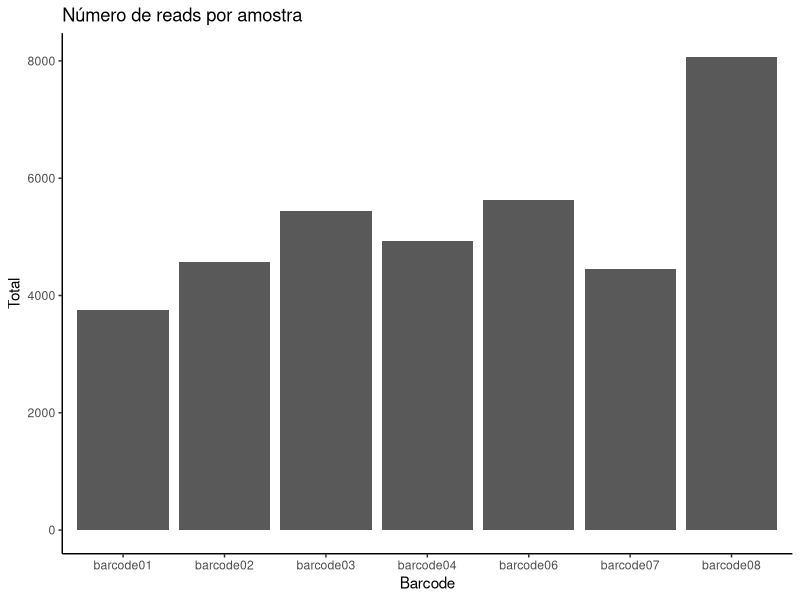
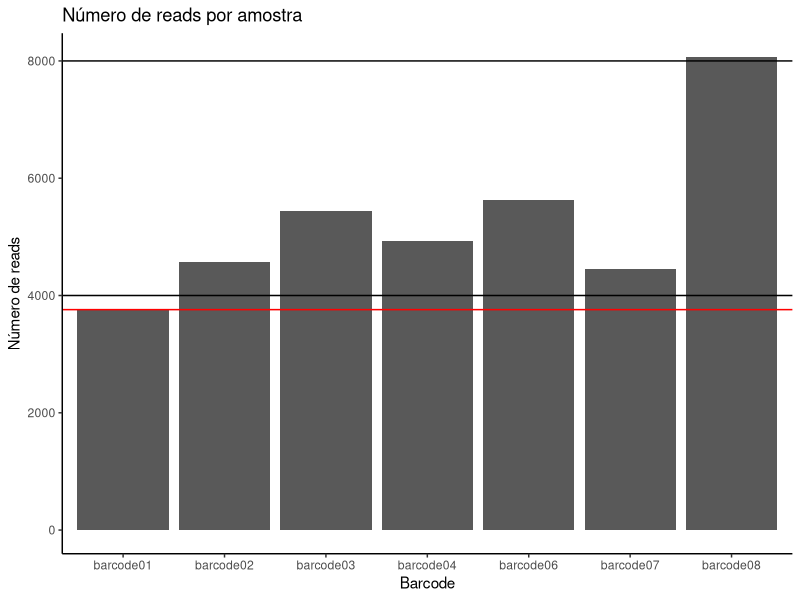
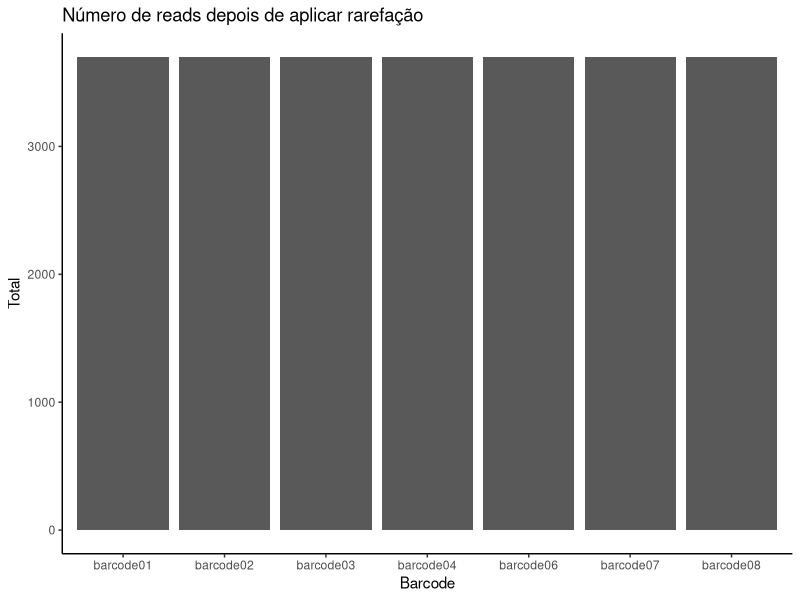
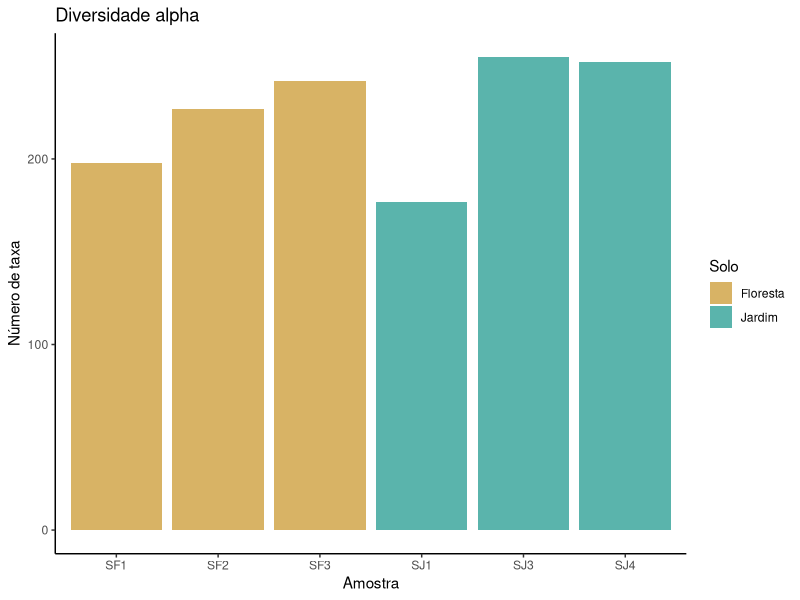
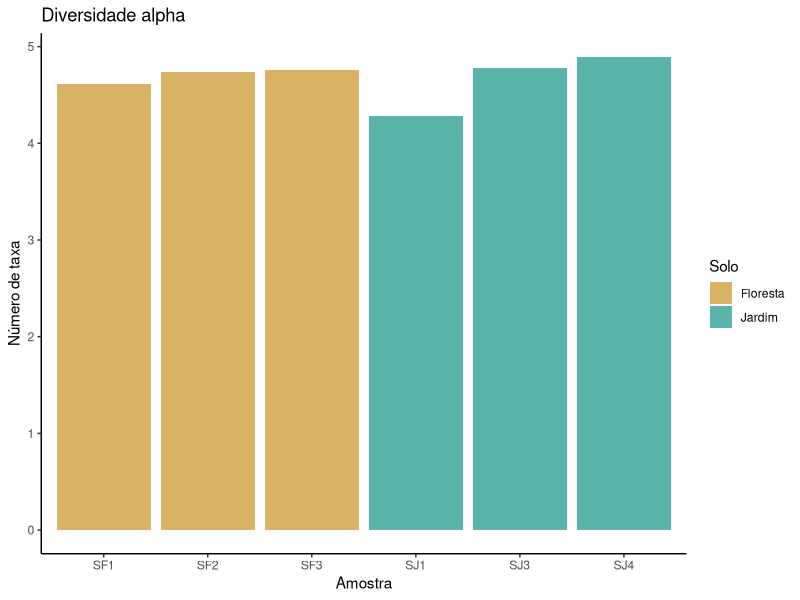
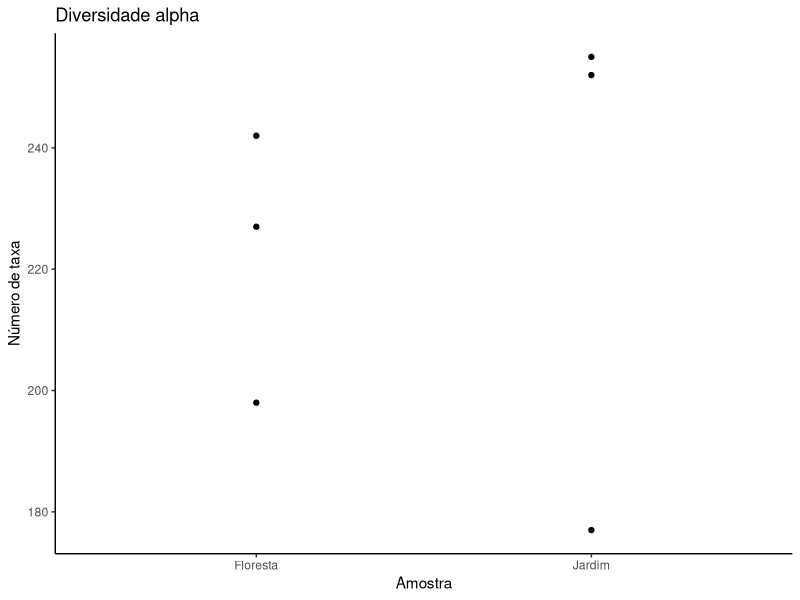
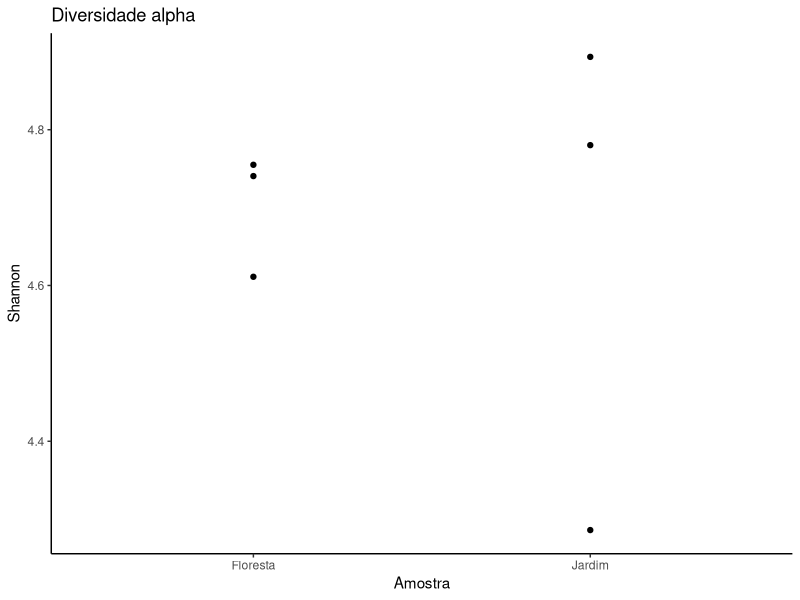
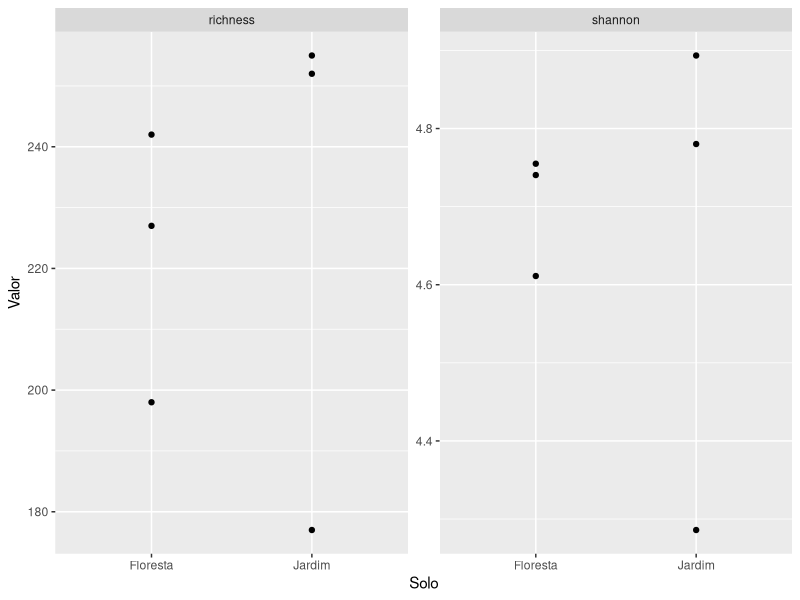

Source code (R) for these figures, in order:
## ---- chunk 1
library(dplyr)
library(tidyr)
library(stringr)
library(ggplot2)
library(vegan)
## ---- chunk 2
# Importar metadados
metadata <- read.csv("./data/metadata.csv")
# Ver a tabela de metadados
View(metadata)

# Importar tabelas de abundância
abundance <- read.table("./data/abundance_table_genus.tsv", sep = "\t", header = TRUE)
# Ver a tabela de abundância
View(abundance)

# Não precisamos da coluna com os valores totais
abundance <- abundance %>% select(-total)
## ---- chunk 3
# Verificar estrutura dos metadados
str(metadata)
## ---- chunk 4
# verificar estrutura da tabela de abundância
str(abundance)
## ---- chunk 5
# Mudar colunas para formato correto
metadata_clean <- metadata %>%
  mutate(Grupo = as.factor(Grupo),
         Local = as.factor(Local),
         Solo = as.factor(Solo),
         Latitude = as.double(Latitude),
         Longitude = as.double(Longitude),
         ID = as.factor(ID),
         Barcode = as.factor(Barcode))

# Corrigir o tipo de solo
metadata_clean <- metadata_clean %>% 
  mutate(Solo = case_when(str_detect(Solo, "Solo Floresta") ~ "Floresta",
                          str_detect(Solo, "Solo Jardim") ~ "Jardim",
                          TRUE ~ NA))

# Remover barcode05
metadata_clean <- metadata_clean %>% 
  filter(Barcode != "barcode05")
# Guardar o nome dos barcodes
barcodes <- metadata_clean$Barcode
## ---- chunk 6
# calcular o número total de reads
total_reads <- data.frame(Total = colSums(abundance[,2:8]),
                          Barcode = metadata_clean$Barcode)
# Ver o número total de reads por amostra
total_reads %>% 
  ggplot(aes(x = Barcode, y = Total)) + 
  geom_col() + 
  theme_classic() + 
  labs(title = "Número de reads por amostra")
## ---- chunk 7
# Possíveis valores para rarefação
total_reads %>% 
  ggplot(aes(x = Barcode, y = Total)) + 
  geom_col() + 
  theme_classic() + 
  labs(title = "Número de reads por amostra",
       y = "Número de reads") + 
  geom_hline(yintercept = c(min(total_reads$Total), 4000, 8000), colour = c("red", "black", "black"))
## ---- chunk 8
# Transformar tabela em matriz com taxa nas colunas
abundance_matrix <- t(abundance[, 2:8])
colnames(abundance_matrix) <- abundance[, 1]
# Aplicar rarefação
abundance_rarefied <- rrarefy(abundance_matrix, sample = 3700)
#
View(abundance_rarefied)
## ---- chunk 9
# calcular total
total_rarefied <- data.frame(Total = rowSums(abundance_rarefied),
                             Barcode = barcodes) 
# visualizar
total_rarefied %>% 
  ggplot(aes(x = Barcode, y = Total)) + 
  geom_col() +  
  theme_classic() + 
  labs(title = "Número de reads depois de aplicar rarefação")
## ---- chunk 10

#
abundance_long <- abundance %>% 
  pivot_longer(cols = all_of(barcodes), 
               names_to = "Barcode", 
               values_to = "Abundance")
# Inspectionar a tabela em formato longo
View(abundance_long)
## ---- chunk 11
# União de tabelas
full_table <- abundance_long %>% 
  left_join(metadata_clean, by = "Barcode")

# Inspecionar nova tabela
View(full_table)
## ---- chunk 12
full_table <- full_table %>%
  filter(Abundance > 1) %>% # Remover singletons
  filter(!str_detect(tax, "Unclassified")) # Remover não classificados
## ---- chunk 13
# Calcular métricas de diversidade
diversity <- full_table %>% 
  group_by(ID, Grupo, Local, Latitude, Longitude, Solo) %>% 
  summarise(richness = specnumber(Abundance),
            shannon = diversity(Abundance, index = "shannon"))
## ---- chunk 14
# Gráfico de colunas - riqueza de taxa
diversity %>% 
  filter(ID != "M1") %>% 
  ggplot(aes(x = ID, y = richness, fill = Solo)) +
  geom_col() + 
  theme_classic() + 
  labs(title = "Diversidade alpha",
       y = "Número de taxa",
       x = "Amostra") + 
  scale_fill_manual(values = c("#d8b365", "#5ab4ac"))
# Gráfico de colunas - índice de shannon
diversity %>% 
  filter(ID != "M1") %>% 
  ggplot(aes(x = ID, y = shannon, fill = Solo)) +
  geom_col() + 
  theme_classic() + 
  labs(title = "Diversidade alpha",
       y = "Número de taxa",
       x = "Amostra") + 
  scale_fill_manual(values = c("#d8b365", "#5ab4ac"))
## ---- chunk 15
# Gráfico de pontos - riqueza de espécies
diversity %>% 
  filter(ID != "M1") %>% 
  ggplot(aes(x = Solo, y = richness)) +
  geom_point() + 
  theme_classic() + 
  labs(title = "Diversidade alpha",
       y = "Número de taxa",
       x = "Amostra") 
## ---- chunk 16
# Gráfico de pontos - índice de shannon
diversity %>% 
  filter(ID != "M1") %>% 
  ggplot(aes(x = Solo, y = shannon)) +
  geom_point() + 
  theme_classic() + 
  labs(title = "Diversidade alpha",
       y = "Shannon",
       x = "Amostra") 
## ---- chunk 17
# transformar em formato longo (1 coluna por variável)
diversity_long <- diversity %>% 
  filter(ID != "M1") %>% 
  pivot_longer(cols = c("richness", "shannon"),
               values_to = "Valor",
               names_to = "Metric")
# visualizar
diversity_long %>% 
  ggplot(aes(x = Solo, y = Valor)) + 
  geom_point() + 
  facet_wrap(~Metric, scales = "free_y")
## ---- chunk 18
diversity %>% 
  filter(ID != "M1") %>% 
  ungroup() %>%  
  group_by(Solo) %>% 
  summarise(mean_richness = mean(richness),
            sd_richness = sd(richness),
            mean_shannon = mean(shannon),
            sd_shannon = sd(shannon))
## ---- chunk 19
# Latitude
diversity_long %>% 
  ggplot(aes(x = Latitude, y = Valor, fill = Solo)) + 
  geom_col() +
  facet_wrap(~Metric, scales = "free_y") + 
  scale_fill_manual(values = c("#d8b365", "#5ab4ac"))
# Longitude
diversity_long %>% 
  ggplot(aes(x = Longitude, y = Valor, fill = Solo)) + 
  geom_col() +
  facet_wrap(~Metric, scales = "free_y") + 
  scale_fill_manual(values = c("#d8b365", "#5ab4ac"))
## ---- chunk 20
diversity_long %>% 
  ggplot(aes(x = Grupo, y = Valor, fill = Solo)) + 
  geom_col() +
  facet_wrap(~Metric, scales = "free_y") + 
  scale_fill_manual(values = c("#d8b365", "#5ab4ac"))
## ---- chunk 21
# Obter matrix nova
nova_matriz <- full_table %>%
  filter(ID != "M1") %>% 
  select(ID, Abundance, tax) %>% 
  pivot_wider(names_from = "tax",
              values_from = "Abundance",
              values_fill = 0) %>% 
  select(-ID) %>% # Remover ID da data.frame para a podermos transformar em matriz
  as.matrix()
# Adicionar nome das linhas
rownames(nova_matriz) <- metadata_clean$ID[1:6]

## ---- chunk 22
# Calcular nMDS
nMDS <- metaMDS(nova_matriz)

# Preparar parâmetros para plot
nMDS_meta <- metadata_clean %>% 
  filter(ID != "M1") %>% 
  mutate(Solo_cor = ifelse(Solo == "Floresta", "#d8b365", "#5ab4ac"))
## ---- chunk 23
# Visualizar ordenação
plot(nMDS$points,
     type = "p",
     xlab = "nMDS1",
     ylab = "nMDS2")
points(nMDS,
       bg = nMDS_meta$Solo_cor,
       pch = 21,
       col = "grey", 
       cex = 1.5)
## ---- chunk 24
nMDS$points
## ---- chunk 25
# Visualizar ordenação
plot(nMDS$points,
     type = "p",
     xlab = "nMDS1",
     ylab = "nMDS2", 
     xlim = c(-0.3, 0.8),
     ylim = c(-0.1, 0.15))
points(nMDS,
       bg = nMDS_meta$Solo_cor,
       pch = 21,
       col = "grey", 
       cex = 1.5)
with(nMDS_meta,
     ordiellipse(nMDS, Solo))
## ---- chunk 26
# Processamento adicional
full_table_taxa <- full_table %>% 
  # Obter uma coluna para cada nível taxonómico
  separate(col = tax,  
           sep = ";",
           into = c("Domain", "SuperKingdom", "Phylum", "Class", "Order", "Family", "Genus")) %>% 
  # Obter abundância relativa
  group_by(ID) %>% 
  mutate(relAbundance = Abundance*100/sum(Abundance))

# Cores adicionais
cores <- c("#E69F00", "#56B4E9", "#009E73", "#F0E442", "#0072B2", "#D55E00", "#CC79A7")
## ---- chunk 27
# Nível de super Kingdom
full_table_taxa %>%
  filter(ID != "M1") %>% 
  ggplot(aes(ID, relAbundance, fill = SuperKingdom)) + 
  geom_col() + 
  scale_fill_manual(values = cores) + 
  theme_classic() + 
  labs(title = "Abundância relativa - Super Kingdom",
       y = "Relative abundance (%)",
       x = "Amostra") + 
  facet_wrap(~Solo, scale = "free_x")
## ---- chunk 28
top5_phyla <- full_table_taxa %>% 
  group_by(Phylum) %>% 
  summarise(total = sum(Abundance)) %>% 
  arrange(desc(total)) %>% 
  pull(Phylum)
top5_phyla <- top5_phyla[1:5]
## ---- chunk 29
# Nível de filo
full_table_taxa %>% 
  filter(ID != "M1") %>% 
  mutate(top5_p = ifelse(Phylum %in% top5_phyla, Phylum, "Other")) %>% # Criar coluna com top 5
  mutate(top5_p = factor(top5_p, levels = c(top5_phyla, "Other"))) %>% # re-ordenar o top5
  ggplot(aes(ID, relAbundance, fill = top5_p)) + 
  geom_col() + 
  scale_fill_manual(values = c(cores[1:5], "grey50")) + 
  theme_classic() + 
  labs(title = "Abundância relativa - Phylum",
       y = "Relative abundance (%)",
       x = "Amostra",
       fill = "Top 5 phyla: ") + 
  facet_wrap(~Solo, scale = "free_x") + 
  theme(legend.position = "top")
## ---- chunk 30
# Nível de género
top5_genus <- full_table_taxa %>% 
  group_by(Genus) %>% 
  summarise(total = sum(Abundance)) %>% 
  arrange(desc(total)) %>% 
  pull(Genus)
top5_genus <- top5_genus[1:5]
#
full_table_taxa %>% 
  filter(ID != "M1") %>% 
  mutate(top5_g = ifelse(Genus %in% top5_genus, Genus, "Other")) %>% # Criar coluna com top 5
  mutate(top5_g = factor(top5_g, levels = c(top5_genus, "Other"))) %>% # re-ordenar o top5
  ggplot(aes(ID, relAbundance, fill = top5_g)) + 
  geom_col() + 
  scale_fill_manual(values = c(cores[1:3], "grey50")) + 
  theme_classic() + 
  labs(title = "Abundância relativa - Género",
       y = "Relative abundance (%)",
       x = "Amostra",
       fill = "Top 5 phyla: ") + 
  facet_wrap(~Solo, scale = "free_x") + 
  theme(legend.position = "top")
## ---- chunk 31
# Importar dados dos isolados na mock community
mc <- read.csv("./data/mock_community.csv", header = TRUE)
## ---- chunk 32
# filos na mock community
mc_filos <- unique(mc$Phylum)

# filos identificados
seq_filos <- full_table_taxa %>% 
  filter(ID == "M1") %>%
  arrange(Phylum) %>% 
  pull(Phylum) %>% 
  unique()

# Criar tabela real vs observed
check_phylum <- data.frame(real = mc_filos,
                           observed = seq_filos)
check_phylum
## ---- chunk 33
# Nível do género
mc_genus <- data.frame(Genus = unique(mc$Género))
mc_genus
#
seq_genus <- full_table_taxa %>% 
  filter(ID == "M1") %>%
  ungroup() %>% 
  arrange(Genus) %>% 
  select(Genus) %>% 
  distinct()
seq_genus
## ---- chunk 34
# TP
seq_genus %>% filter(Genus %in% mc_genus$Genus)

# FP
seq_genus %>% filter(!Genus %in% mc_genus$Genus)

# FN
mc_genus %>% filter(!Genus %in% seq_genus$Genus)
## ---- chunk 35
accuracy = 4 / (6+3)
accuracy
